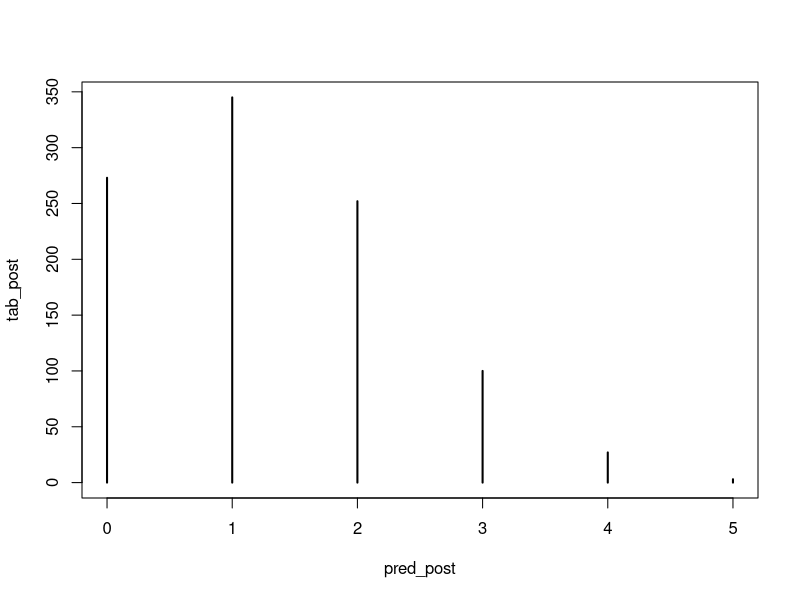

This figure's R source:
# Globe tossing draws
# Homework A02: Posterior predictive simulation

# helper function to flip a biased coin
flip_coin <- function(n, p) {
  sample(c("W", "L"), size = n, replace = TRUE, prob = c(p, 1 - p))
}

# constants
n_draws <- 1000
predictions <-5

sides_water <- 3
sides_land <- 11

water_prior <- 1
land_prior <- 1

p_draws <- rbeta(n_draws, sides_water + water_prior, sides_land + land_prior)
pred_post <- sapply(p_draws, function(p) sum(flip_coin(n = predictions, p = p) == "W"))

tab_post <- table(pred_post)
plot(tab_post)
